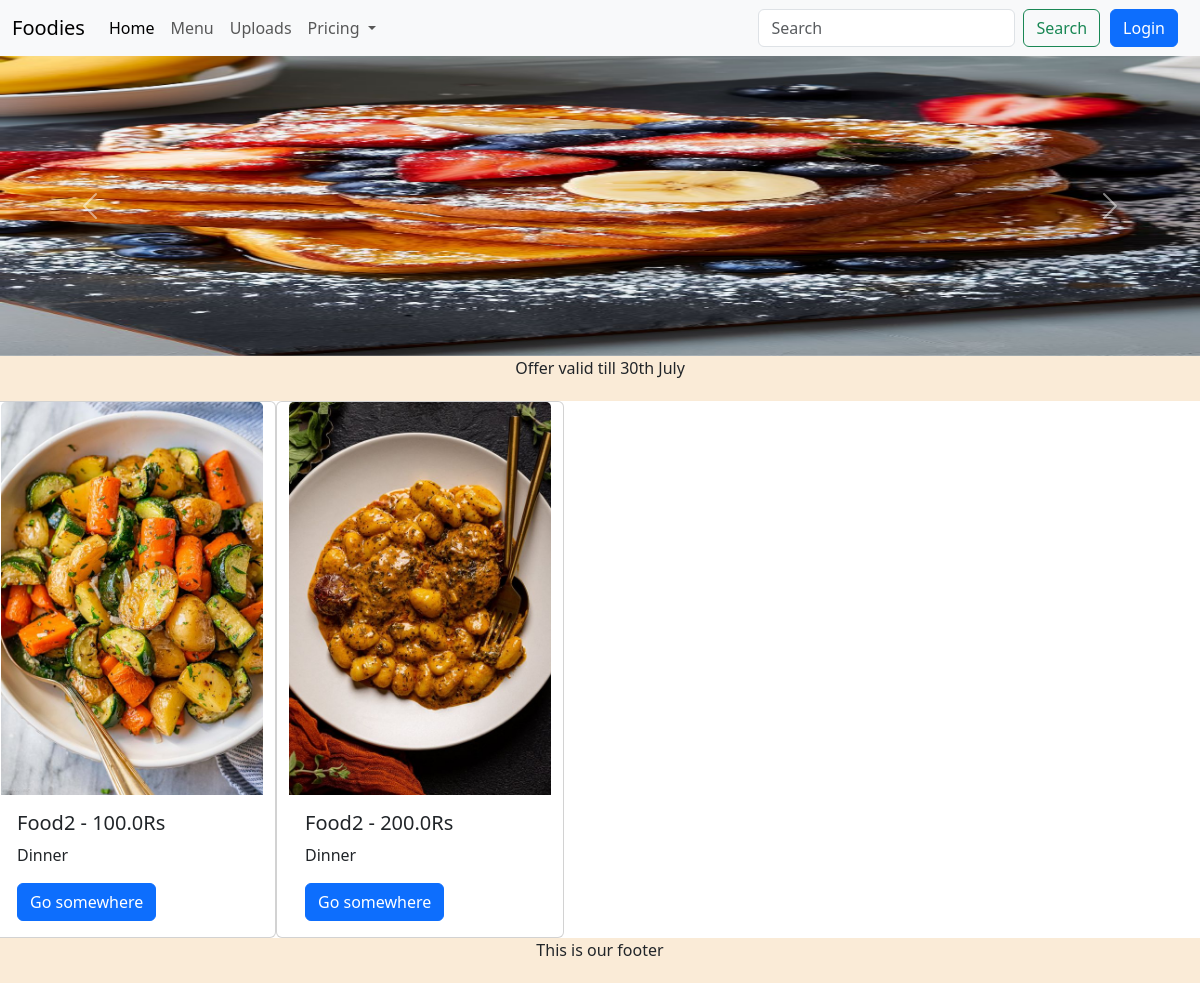
Before: / with the older database file.
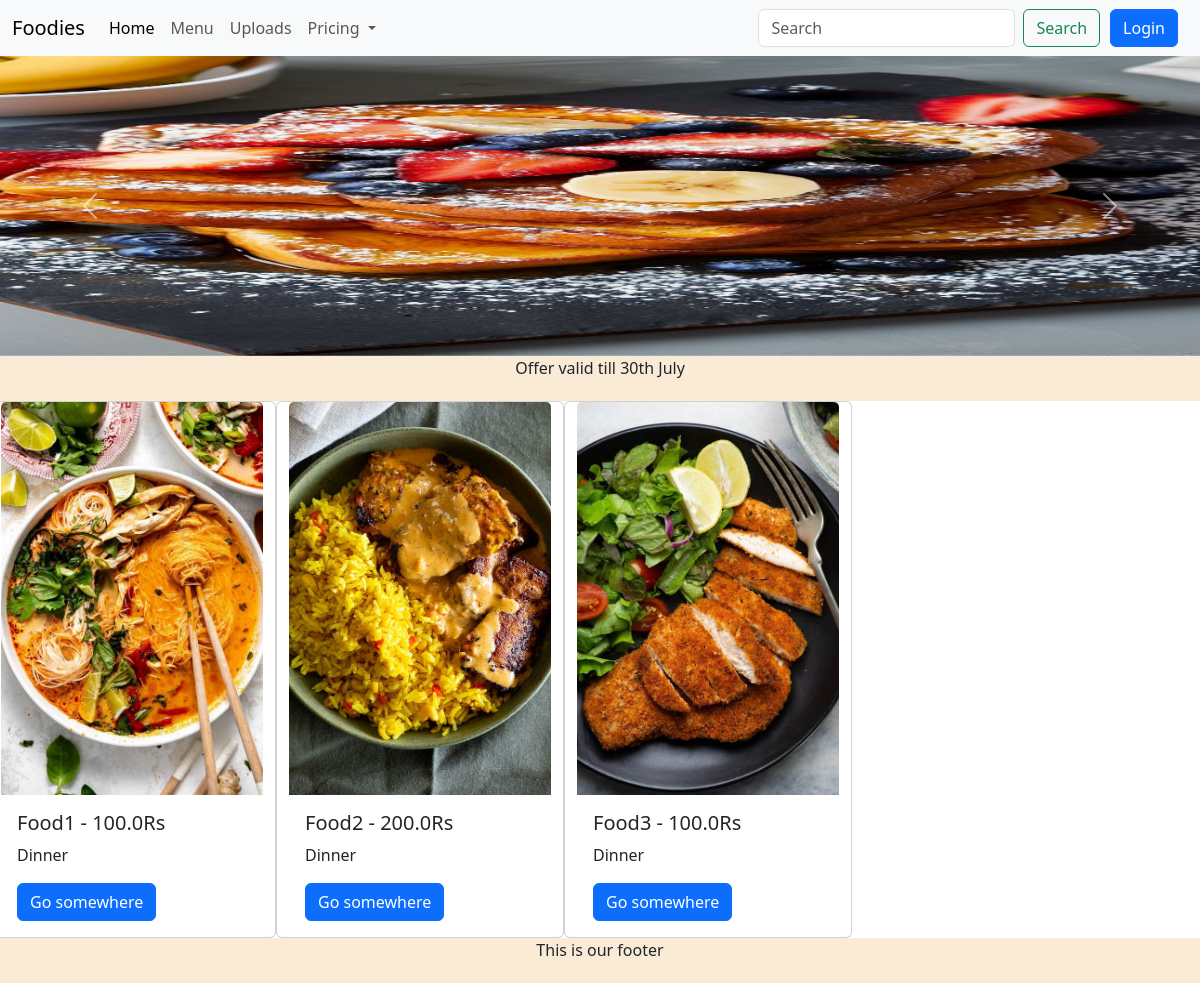
After: the same page with the newer database file.
### Homepage/models.py (models this page shows)
class FoodImages(models.Model):
    name=models.CharField(max_length=100)
    category = models.TextField()
    cost = models.FloatField()
    images=models.ImageField(upload_to="foodImages/")
    updated = models.DateTimeField(auto_now=True) #updates the filed valuee everytime the instance is saved(to track ur database)
    created = models.DateTimeField(auto_now_add=True)#sets the value when instance is created

### Homepage/views.py (the view)
# urls.py: 2. Add a URL to urlpatterns:  path('', Home.as_view(), name='home')
def Home(request):
    Food=FoodImages.objects.all() #to display all the values in the database
    context={'Food':Food}
    return render(request,"home.html",context)

### template/home.html (shortened to what this page needs)
{% extends "main.html"%}
{% block body_block %}
{% load static %}
  <div id="carouselExample" class="carousel slide">
      <div class="carousel-inner">
        <div class="carousel-item active">
          <img src="{% static 'images/bkfst1.jpg' %}" class="d-block w-100" alt="..." style="height:300px;width:300px">
        </div>
      </div>
      <button class="carousel-control-prev" type="button" data-bs-target="#carouselExample" data-bs-slide="prev">
        <span class="carousel-control-prev-icon" aria-hidden="true"></span>
      </button>
      <button class="carousel-control-next" type="button" data-bs-target="#carouselExample" data-bs-slide="next">
        <span class="carousel-control-next-icon" aria-hidden="true"></span>
      </button>
  </div>
  <div style="background-color: antiquewhite;width:100%;text-align:center; height:45px">Offer valid till 30th July</div>
  <div class="row">
    {% for item in Food %}
      <div class="card" style="width: 18rem;">
        <img src="{{ item.images.url }}" class="card-img-top" alt="{{ item.name }}">
          <div class="card-body">
          <h5 class="card-title">{{item.name}} - {{item.cost}}Rs</h5>
          <p class="card-text">{{item.category}}</p>
          <a href="#" class="btn btn-primary">Go somewhere</a>
          </div>
      </div>
    {% endfor %}
  </div>
{% endblock %}

### template/main.html (shortened to what this page needs)
<!DOCTYPE html>
<html lang="en">
<head>
    <link href="https://cdn.jsdelivr.net/npm/bootstrap@5.3.3/dist/css/bootstrap.min.css" rel="stylesheet">
</head>
<body>
    <nav class="navbar navbar-expand-lg bg-body-tertiary">
        <div class="container-fluid">
          <a class="navbar-brand" href="#">Foodies</a>
          <div class="collapse navbar-collapse" id="navbarSupportedContent">
            <ul class="navbar-nav me-auto mb-2 mb-lg-0">
              <li class="nav-item">
                <a class="nav-link active" aria-current="page" href="{% url 'home' %}">Home</a>
              </li>
              <li class="nav-item">
                <a class="nav-link" href="#">Menu</a>
              </li>
              <li class="nav-item">
                <a class="nav-link" href="{% url 'upload_images' %}">Uploads</a>
              </li>
              <li class="nav-item dropdown">
                <a class="nav-link dropdown-toggle" href="#" role="button" data-bs-toggle="dropdown" aria-expanded="false">
                  Pricing
                </a>
              </li>
            </ul>
            <form class="d-flex" role="search">
              <input class="form-control me-2" type="search" placeholder="Search" aria-label="Search">
              <button class="btn btn-outline-success" type="submit">Search</button>
            </form>
            <a href ="{% url 'Login' %}">
            <button class="btn btn-primary" type="submit" id="loginButton">Login</button></a>
          </div>
        </div>
    </nav>
    {% block body_block %}
    {% endblock %}
    <footer style="background-color: antiquewhite;width:100%;text-align:center; height:45px">This is our footer</footer>
</body>
</html>

### template/main.html (style rules this page uses)
#loginButton { margin-left: 10px; margin-right: 10px; }

Changed rows visible on the page:
changed FoodImages: images: a different picture; name "Food2" → "Food1"
changed FoodImages "Food2": images: a different picture
added FoodImages: images (picture), name "Food3", cost "100.0", category "Dinner"
